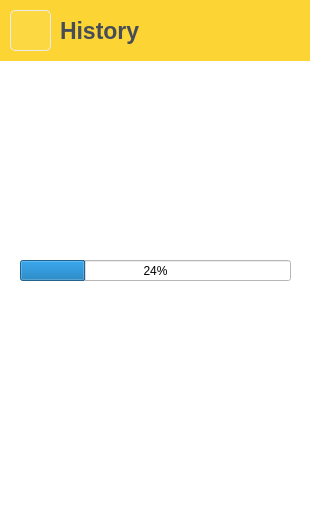
<?xml version="1.0" encoding="UTF-8"?>
<ui version="4.0">
 <class>PageHistory</class>
 <widget class="QWidget" name="PageHistory">
  <property name="geometry">
   <rect>
    <x>0</x>
    <y>0</y>
    <width>310</width>
    <height>532</height>
   </rect>
  </property>
  <property name="windowTitle">
   <string>History</string>
  </property>
  <property name="styleSheet">
   <string notr="true">background: #FFFFFF</string>
  </property>
  <widget class="QFrame" name="headerFrame">
   <property name="geometry">
    <rect>
     <x>0</x>
     <y>0</y>
     <width>311</width>
     <height>61</height>
    </rect>
   </property>
   <property name="autoFillBackground">
    <bool>false</bool>
   </property>
   <property name="styleSheet">
    <string notr="true">background-color: #FCD535;</string>
   </property>
   <property name="frameShape">
    <enum>QFrame::NoFrame</enum>
   </property>
   <property name="frameShadow">
    <enum>QFrame::Plain</enum>
   </property>
   <widget class="QLabel" name="titleLabel">
    <property name="geometry">
     <rect>
      <x>60</x>
      <y>10</y>
      <width>131</width>
      <height>41</height>
     </rect>
    </property>
    <property name="sizePolicy">
     <sizepolicy hsizetype="MinimumExpanding" vsizetype="MinimumExpanding">
      <horstretch>0</horstretch>
      <verstretch>0</verstretch>
     </sizepolicy>
    </property>
    <property name="font">
     <font>
      <pointsize>17</pointsize>
      <bold>true</bold>
     </font>
    </property>
    <property name="styleSheet">
     <string notr="true">color: #474D57;</string>
    </property>
    <property name="text">
     <string>History</string>
    </property>
    <property name="scaledContents">
     <bool>false</bool>
    </property>
   </widget>
   <widget class="QPushButton" name="backPushButton">
    <property name="geometry">
     <rect>
      <x>10</x>
      <y>10</y>
      <width>41</width>
      <height>41</height>
     </rect>
    </property>
    <property name="focusPolicy">
     <enum>Qt::ClickFocus</enum>
    </property>
    <property name="styleSheet">
     <string notr="true">QPushButton {
	border-style: solid;
	background-color: rgba(255, 255, 255, 16);
	border-radius: 5px;
	border-width: 1px;
	border-color: rgb(235,235,235);
}
QPushButton:hover {
    background-color: rgba(255, 255, 255, 64);
}

QPushButton:pressed {
    background-color: rgba(255, 255, 255, 128);
}</string>
    </property>
    <property name="text">
     <string/>
    </property>
    <property name="icon">
     <iconset resource="../../../../res.qrc">
      <normaloff>:/res/ic/res/ic/arowLeft.png</normaloff>:/res/ic/res/ic/arowLeft.png</iconset>
    </property>
    <property name="iconSize">
     <size>
      <width>16</width>
      <height>16</height>
     </size>
    </property>
    <property name="checkable">
     <bool>false</bool>
    </property>
   </widget>
  </widget>
  <widget class="QProgressBar" name="historyLoadProgressBar">
   <property name="geometry">
    <rect>
     <x>20</x>
     <y>260</y>
     <width>271</width>
     <height>21</height>
    </rect>
   </property>
   <property name="value">
    <number>24</number>
   </property>
  </widget>
 </widget>
 <resources>
  <include location="../../../../res.qrc"/>
 </resources>
 <connections/>
</ui>
